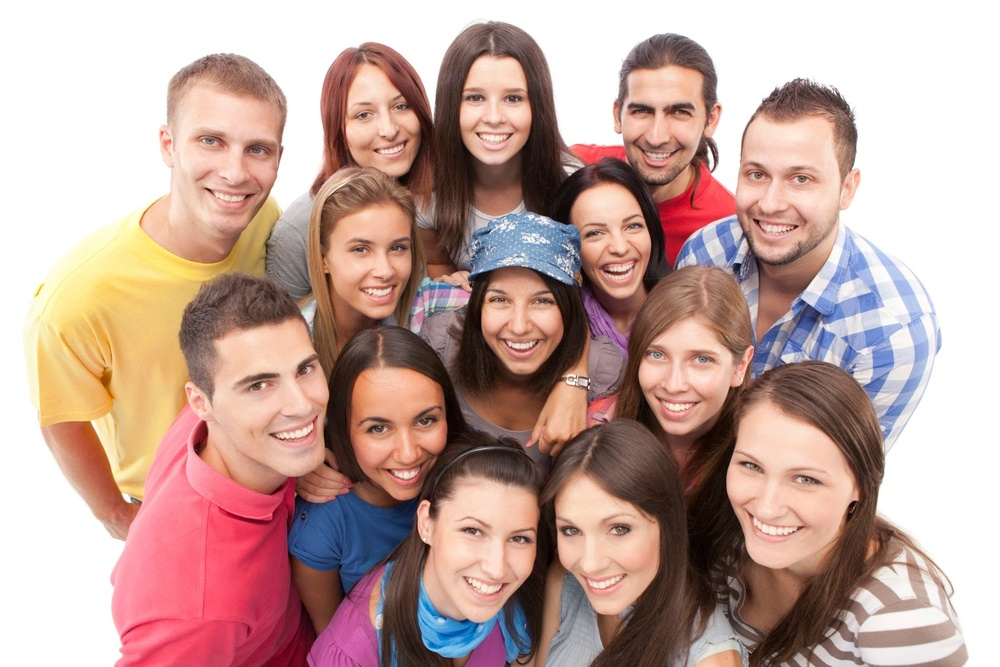
#> input picture FaceDetection-Python/data/sample_faces.jpeg, 1000 x 667 px, shrunk from 2048 x 1366 before the run
$ python 03-detect_features_by_haar.py
#> lines starting #> are read from the running program, lines starting #| are printed output that depends on the picture; after the words box and inside, x2 and y2 are one past the last pixel; in counts of white or black regions, pixels touching at a corner belong together
import cv2
import numpy as np
import sys
from pathlib import Path

def detect_features(image_path):
    # 1. Load the Haar Cascades (Face AND Eye)
    face_cascade_path = cv2.data.haarcascades + 'haarcascade_frontalface_default.xml'
    eye_cascade_path = cv2.data.haarcascades + 'haarcascade_eye.xml'

    face_cascade = cv2.CascadeClassifier(face_cascade_path)
    eye_cascade = cv2.CascadeClassifier(eye_cascade_path)

    # 2. Load the image
    # Convert path object to string for OpenCV
    img = cv2.imread(str(image_path))
#> img is the input picture: shape (667, 1000, 3); mean B, G, R 155.1, 162.6, 192.6
    if img is None:
        print("Error: Could not load image.")
        return

    # 3. Convert to Grayscale
    gray = cv2.cvtColor(img, cv2.COLOR_BGR2GRAY)
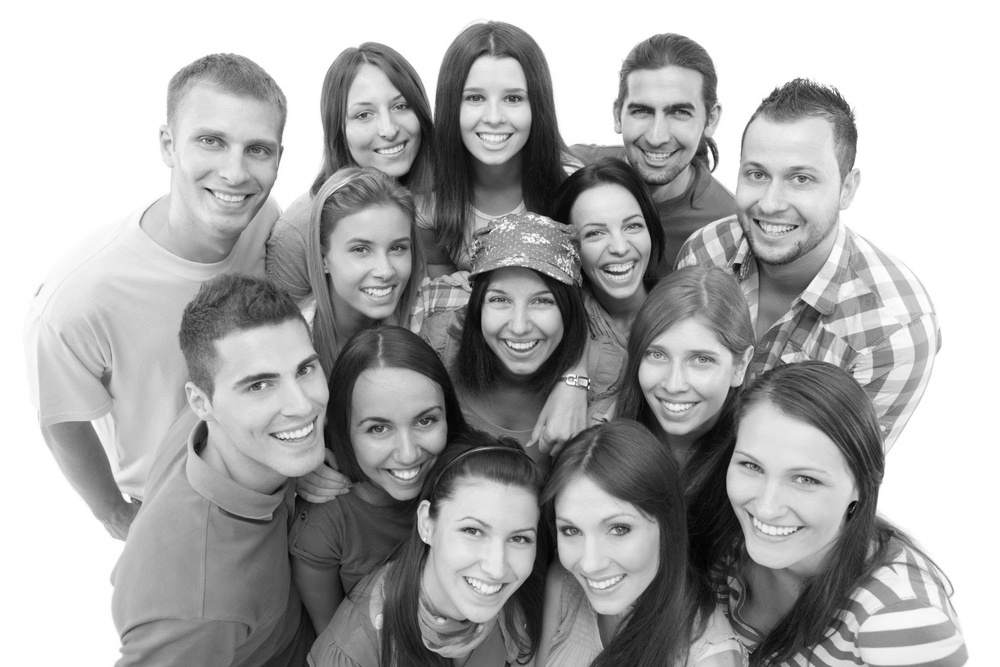
#> gray: shape (667, 1000); min 2, max 255, mean 170.7

    # 4. Detect Faces first
    faces = face_cascade.detectMultiScale(
        gray,
        scaleFactor=1.1,
        minNeighbors=5,
        minSize=(30, 30)
    )
#> faces = 14 rows, first 6: [570, 194, 91, 91], [472, 269, 92, 92], [446, 61, 97, 97], [628, 319, 106, 106], [333, 74, 97, 97], [326, 209, 102, 102]

    print(f"Found {len(faces)} faces.")
#| Found 14 faces.

    # 5. Analyze each detected face
    for (x, y, w, h) in faces:
        # Draw Blue rectangle around the face
        cv2.rectangle(img, (x, y), (x + w, y + h), (255, 0, 0), 2)

        # --- ROI (Region of Interest) Logic ---
        # We slice the image to create a smaller image containing ONLY the face.
        # This saves processing power and improves accuracy.
        roi_gray = gray[y:y+h, x:x+w]
        roi_color = img[y:y+h, x:x+w]

        # Detect Eyes ONLY within the face region (roi_gray)
        # We can be slightly less strict with eyes (minNeighbors) since we know they are on a face
        eyes = eye_cascade.detectMultiScale(roi_gray, scaleFactor=1.1, minNeighbors=3)

        for (ex, ey, ew, eh) in eyes:
            # Draw Green rectangles around the eyes
            # Note: ex, ey are relative to the ROI, not the main image
            cv2.rectangle(roi_color, (ex, ey), (ex + ew, ey + eh), (0, 255, 0), 2)
#> this loop made 14 passes
#> (x, y, w, h, eyes) on passes 1 to 9: (570, 194, 91, 91, [[50, 21, 23, 23], [12, 30, 23, 23]]), (472, 269, 92, 92, [[14, 18, 27, 27], [56, 21, 25, 25]]), (446, 61, 97, 97, [[16, 25, 25, 25], [54, 26, 25, 25]]), (628, 319, 106, 106, [[54, 22, 37, 37], [14, 20, 30, 30]]), (333, 74, 97, 97, [[53, 21, 23, 23], [19, 28, 26, 26]]), (326, 209, 102, 102, [[59, 27, 24, 24], [20, 26, 28, 28]]), (604, 69, 112, 112, [[60, 28, 28, 28]]), (537, 484, 123, 123, [[21, 35, 24, 24], [64, 28, 33, 33]]), (339, 378, 121, 121, [[69, 29, 29, 29], [23, 35, 30, 30]])
#> pass 1, in detect_features, `roi_gray = gray[y:y+h, x:x+w]`:
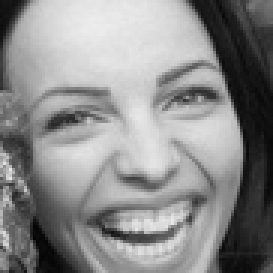
#> roi_gray: shape (91, 91) (shown 3 times larger); min 4, max 237, mean 139.2
#> pass 1, in detect_features, `roi_color = img[y:y+h, x:x+w]`:
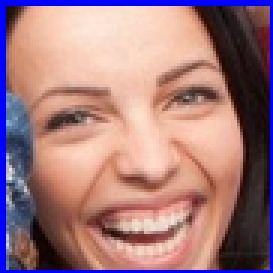
#> roi_color: shape (91, 91, 3) (shown 3 times larger); mean B, G, R 125.4, 121.8, 161.6
#> pass 2, in detect_features, `roi_color = img[y:y+h, x:x+w]`:
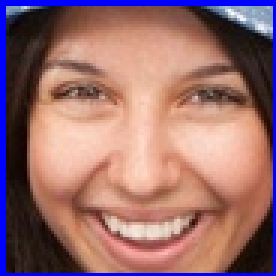
#> roi_color: shape (92, 92, 3) (shown 3 times larger); mean B, G, R 110, 109.4, 152
#> after the loop:
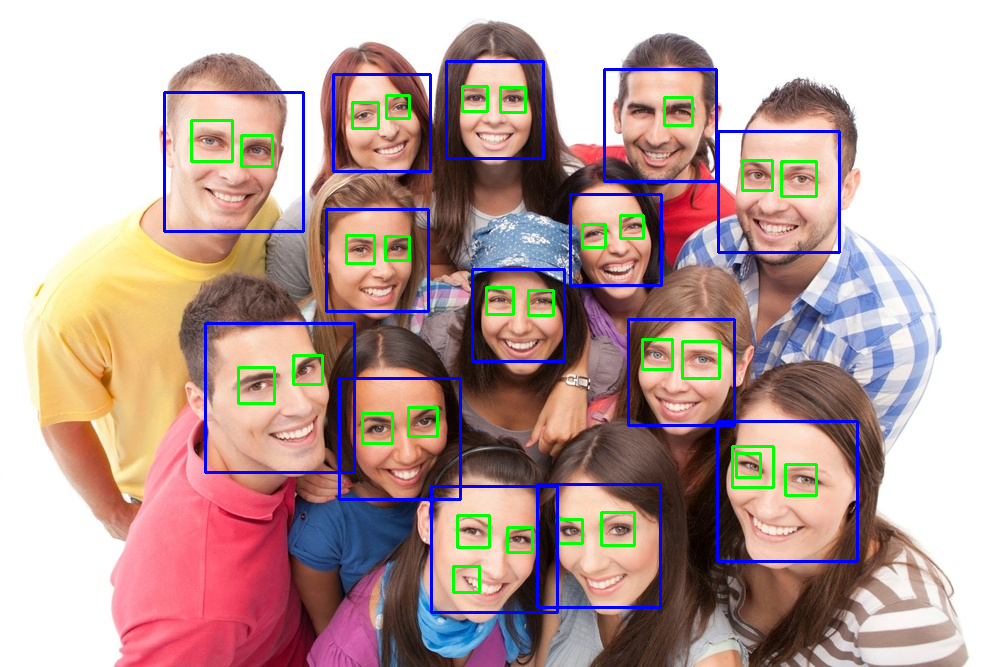
#> img: shape (667, 1000, 3); 4.37% of pixels changed, all inside (x1, y1, x2, y2) = (163, 60, 859, 614)
#> after the loop:
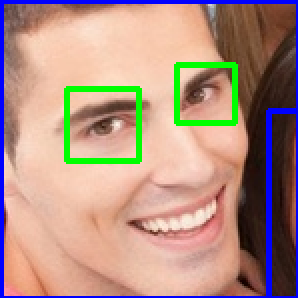
#> roi_color: shape (149, 149, 3) (shown 2 times larger); mean B, G, R 131.3, 143.9, 175.9
#> after the loop:
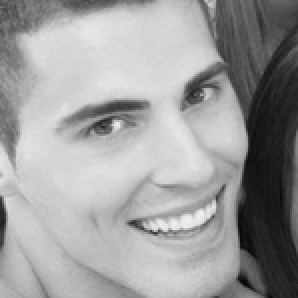
#> roi_gray: shape (149, 149) (shown 2 times larger); min 5, max 245, mean 157.1

    # 6. Show and Save the result
    cv2.imshow('Detected Faces and Eyes', img)
    cv2.imwrite('./output/detected_features.jpg', img)
    print("Result saved as './output/detected_features.jpg'")

    cv2.waitKey(0)
    cv2.destroyAllWindows()

if __name__ == "__main__":
    # Ensure your directory and image exist
    url = "./data/sample_faces.jpeg"
    image_path = Path(url)

    if not image_path.exists():
        print(f"❌ Image file not found at: {image_path.absolute()}")
        sys.exit(1)

    detect_features(image_path)

$ run again, with FaceDetection-Python/data/brendan.jpeg copied over FaceDetection-Python/data/sample_faces.jpeg
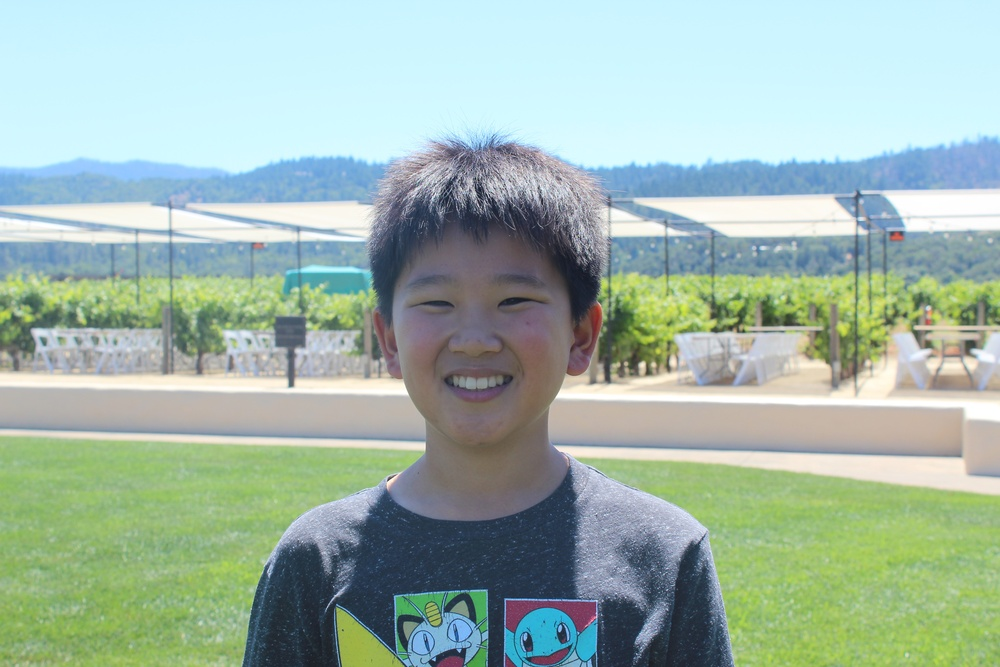
#> input picture FaceDetection-Python/data/brendan.jpeg, 1000 x 667 px, shrunk from 5184 x 3456 before the run
#> in detect_features, img is the input picture: shape (667, 1000, 3); mean B, G, R 170.6, 182.3, 160.1
#> in detect_features, `gray = cv2.cvtColor(img, cv2.COLOR_BGR2GRAY)`:
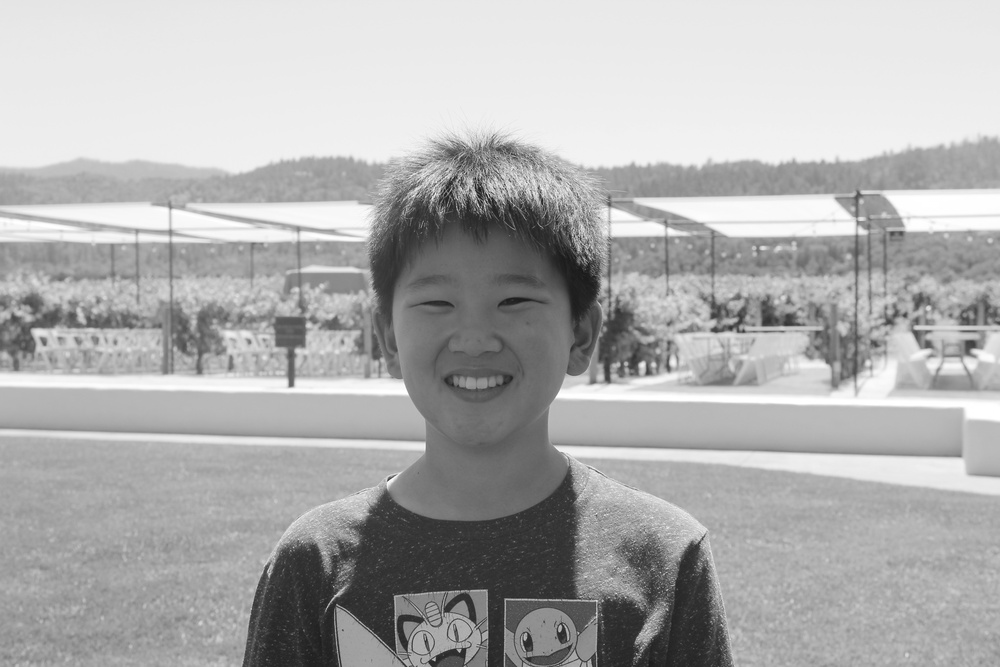
#> gray: shape (667, 1000); min 22, max 255, mean 174.3
#> faces = [[384, 233, 179, 179], [405, 326, 157, 157]]
#| Found 2 faces.
#> the loop in detect_features, `for (x, y, w, h) in faces:` made 2 passes
#> (x, y, w, h, eyes) on passes 1 to 2: (384, 233, 179, 179, [[53, 136, 26, 26], [104, 132, 33, 33], [27, 43, 57, 57]]), (405, 326, 157, 157, [[28, 39, 32, 32], [27, 10, 79, 79]])
#> after the loop in detect_features, `for (x, y, w, h) in faces:`:
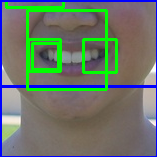
#> roi_color: shape (157, 157, 3); mean B, G, R 105.8, 116.6, 105.1

$ run again, with FaceDetection-Python/data/brendan_ryan.jpeg copied over FaceDetection-Python/data/sample_faces.jpeg
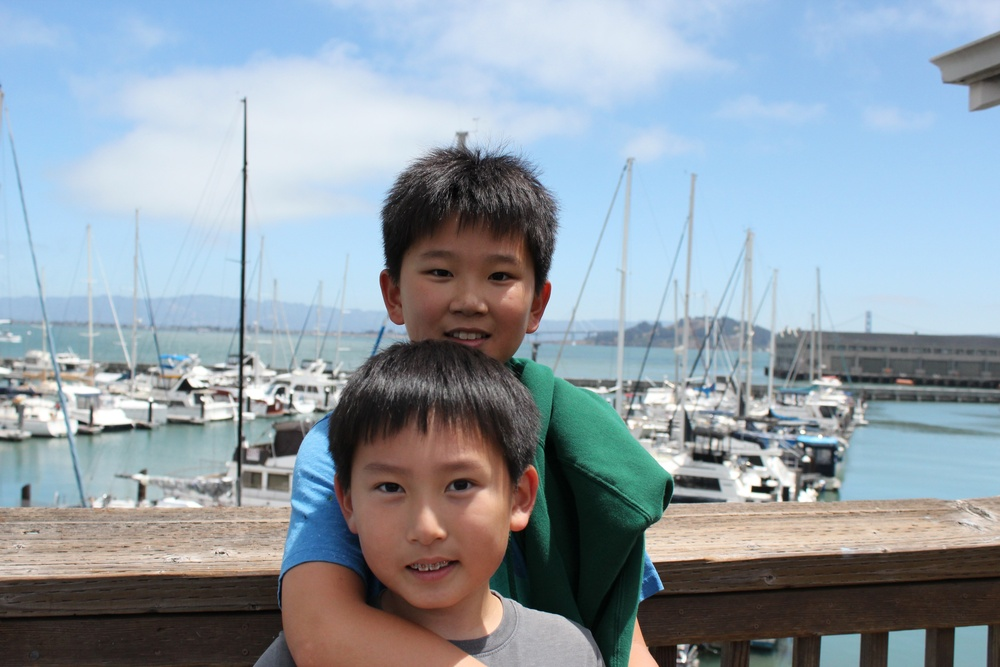
#> input picture FaceDetection-Python/data/brendan_ryan.jpeg, 1000 x 667 px, shrunk from 5184 x 3456 before the run
#> in detect_features, img is the input picture: shape (667, 1000, 3); mean B, G, R 167.9, 157.5, 144.5
#> in detect_features, `gray = cv2.cvtColor(img, cv2.COLOR_BGR2GRAY)`:
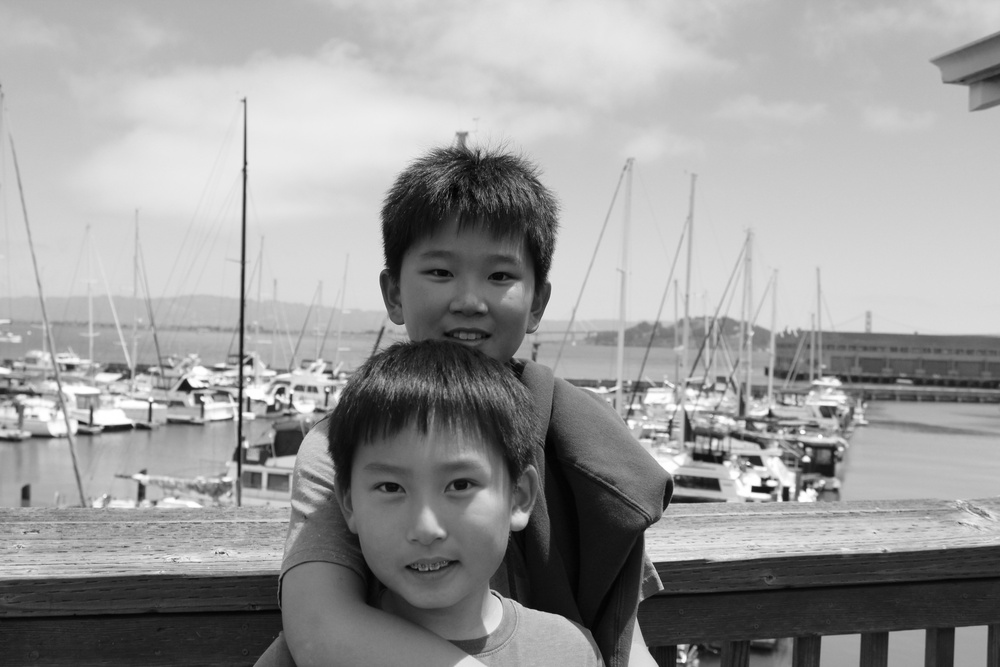
#> gray: shape (667, 1000); min 0, max 255, mean 154.8
#> faces = [[387, 208, 167, 167], [332, 416, 191, 191]]
#| Found 2 faces.
#> the loop in detect_features, `for (x, y, w, h) in faces:` made 2 passes
#> (x, y, w, h, eyes) on pass 1: (387, 208, 167, 167, [[100, 55, 26, 26], [30, 44, 41, 41], [21, 33, 62, 62]])
#> after the loop in detect_features, `for (x, y, w, h) in faces:`:
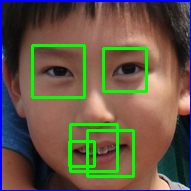
#> roi_color: shape (191, 191, 3); mean B, G, R 70, 88.5, 100.8

$ run again, with FaceDetection-Python/data/ryan.jpeg copied over FaceDetection-Python/data/sample_faces.jpeg
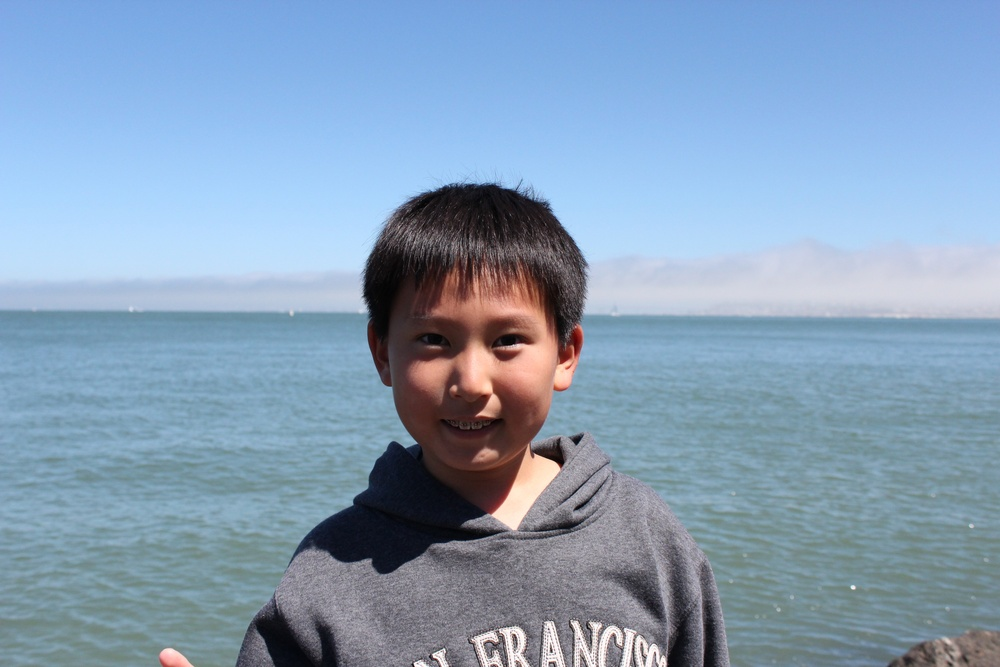
#> input picture FaceDetection-Python/data/ryan.jpeg, 1000 x 667 px, shrunk from 5184 x 3456 before the run
#> in detect_features, img is the input picture: shape (667, 1000, 3); mean B, G, R 183.9, 158.9, 134.3
#> faces = [[364, 260, 216, 216]]
#| Found 1 faces.
#> the loop in detect_features, `for (x, y, w, h) in faces:` made 1 pass
#> (x, y, w, h, eyes) on pass 1: (364, 260, 216, 216, [[114, 53, 56, 56]])
#> after the loop in detect_features, `for (x, y, w, h) in faces:`:
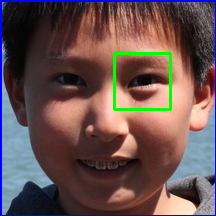
#> roi_color: shape (216, 216, 3); mean B, G, R 81.8, 82.2, 105.1
